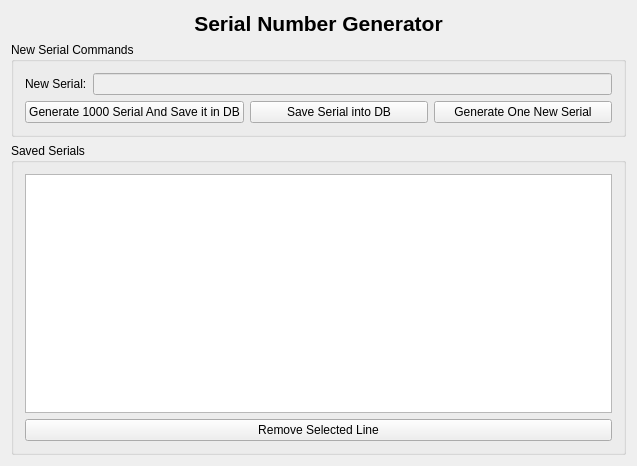
<?xml version="1.0" encoding="UTF-8"?>
<ui version="4.0">
 <class>GeneratorWidget</class>
 <widget class="QWidget" name="GeneratorWidget">
  <property name="geometry">
   <rect>
    <x>0</x>
    <y>0</y>
    <width>637</width>
    <height>466</height>
   </rect>
  </property>
  <property name="windowTitle">
   <string>CPC Serial Generator</string>
  </property>
  <layout class="QGridLayout" name="gridLayout_3">
   <item row="0" column="0">
    <widget class="QLabel" name="label">
     <property name="text">
      <string>&lt;!DOCTYPE HTML PUBLIC &quot;-//W3C//DTD HTML 4.0//EN&quot; &quot;http://www.w3.org/TR/REC-html40/strict.dtd&quot;&gt;
&lt;html&gt;&lt;head&gt;&lt;meta name=&quot;qrichtext&quot; content=&quot;1&quot; /&gt;&lt;style type=&quot;text/css&quot;&gt;
p, li { white-space: pre-wrap; }
&lt;/style&gt;&lt;/head&gt;&lt;body style=&quot; font-family:'MS Shell Dlg 2'; font-size:8.25pt; font-weight:400; font-style:normal;&quot;&gt;
&lt;p align=&quot;center&quot; style=&quot; margin-top:0px; margin-bottom:0px; margin-left:0px; margin-right:0px; -qt-block-indent:0; text-indent:0px;&quot;&gt;&lt;span style=&quot; font-size:16pt; font-weight:600;&quot;&gt;Serial Number Generator&lt;/span&gt;&lt;/p&gt;&lt;/body&gt;&lt;/html&gt;</string>
     </property>
    </widget>
   </item>
   <item row="1" column="0">
    <widget class="QGroupBox" name="groupBox_2">
     <property name="title">
      <string>New Serial Commands</string>
     </property>
     <property name="flat">
      <bool>true</bool>
     </property>
     <layout class="QGridLayout" name="gridLayout">
      <item row="0" column="0">
       <widget class="QLabel" name="label_2">
        <property name="text">
         <string>New Serial:</string>
        </property>
       </widget>
      </item>
      <item row="0" column="1">
       <widget class="QLineEdit" name="serialLineEdit">
        <property name="enabled">
         <bool>false</bool>
        </property>
       </widget>
      </item>
      <item row="1" column="0" colspan="2">
       <layout class="QHBoxLayout" name="horizontalLayout">
        <item>
         <widget class="QPushButton" name="checkButton">
          <property name="text">
           <string>Generate 1000 Serial And Save it in DB</string>
          </property>
         </widget>
        </item>
        <item>
         <widget class="QPushButton" name="saveIntoDbButton">
          <property name="text">
           <string>Save Serial into DB</string>
          </property>
         </widget>
        </item>
        <item>
         <widget class="QPushButton" name="generateButton">
          <property name="text">
           <string>Generate One New Serial</string>
          </property>
         </widget>
        </item>
       </layout>
      </item>
     </layout>
    </widget>
   </item>
   <item row="2" column="0">
    <widget class="QGroupBox" name="groupBox">
     <property name="title">
      <string>Saved Serials</string>
     </property>
     <property name="flat">
      <bool>true</bool>
     </property>
     <layout class="QGridLayout" name="gridLayout_2">
      <item row="0" column="0">
       <widget class="QTableView" name="tableView"/>
      </item>
      <item row="1" column="0">
       <widget class="QPushButton" name="removeButton">
        <property name="text">
         <string>Remove Selected Line</string>
        </property>
       </widget>
      </item>
     </layout>
    </widget>
   </item>
  </layout>
 </widget>
 <layoutdefault spacing="6" margin="11"/>
 <resources/>
 <connections/>
</ui>
